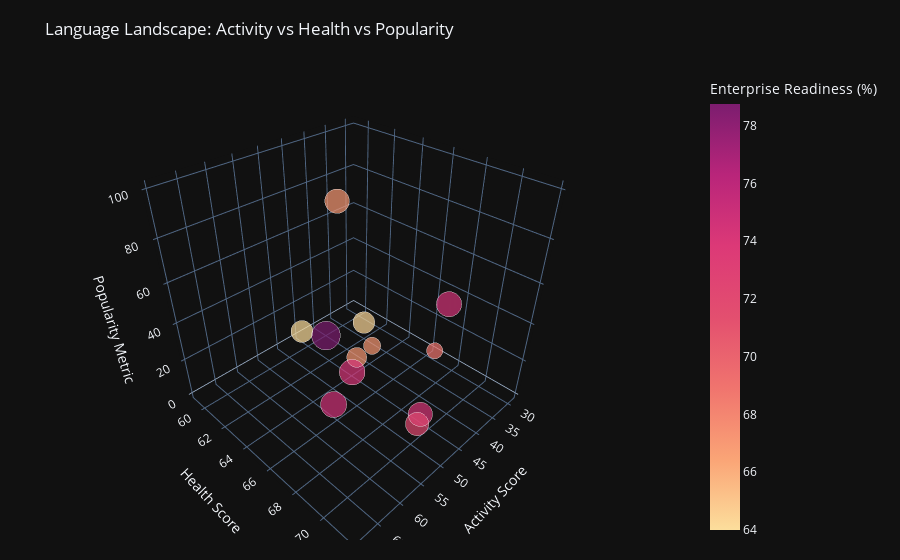

Here is the notebook cell this chart was saved with:
### Code cell
output_dir = Path("../public/visualizations")
output_dir.mkdir(parents=True, exist_ok=True)

scatter_fig = px.scatter_3d(
    language_summary,
    x="activity_score",
    y="health_score",
    z="popularity_index",
    color="enterprise_readiness_pct",
    color_continuous_scale="Sunsetdark",
    size="contributors_count",
    size_max=28,
    hover_name="language",
    hover_data={
        "overall_score":":.1f",
        "enterprise_readiness_pct":":.1f",
        "contributors_count":":.0f",
        "growth_segment": True,
        "growth_signal": True
    },
    labels={
        "activity_score": "Activity Score",
        "health_score": "Health Score",
        "popularity_index": "Popularity Metric",
        "enterprise_readiness_pct": "Enterprise Readiness (%)"
    },
    title="Language Landscape: Activity vs Health vs Popularity"
 )

scatter_fig.update_layout(
    legend_title_text="Enterprise Readiness (%)",
    margin=dict(l=20, r=20, t=70, b=20)
 )

scatter_path = output_dir / "enhanced_3d_language_analysis.html"
scatter_fig.write_html(scatter_path)
print(f"Saved 3D scatter to {scatter_path}")
scatter_fig.show()

### Figure 1 — Plotly figure (JSON) as saved in the notebook; plotly's stock layout.template omitted (floating-point values rounded to 4 significant figures)
{"data": [{"customdata": [[36.78, 67, 149.4, "High", 0], [44.12, 74.25, 222.2, "High", 1], [46.92, 74.25, 249.6, "High", 1], [41.45, 64.25, 178.6, "High", 0], [43.31, 74.5, 241.1, "Low", 0], [38.49, 67, 112.2, "Medium", 0], [38.2, 64, 182.6, "Low", 0], [43.49, 67, 227.6, "High", 0.9989], [42.4, 72, 206.5, "Low", 0], [49.4, 74.75, 258.4, "High", 1], [37.43, 68.75, 98.94, "Low", 0], [48.33, 78.75, 311.2, "High", 1]], "hovertemplate": "<b>%{hovertext}</b><br><br>Activity Score=%{x}<br>Health Score=%{y}<br>Popularity Metric=%{z}<br>contributors_count=%{customdata[2]:.0f}<br>overall_score=%{customdata[0]:.1f}<br>Enterprise Readiness (%)=%{marker.color:.1f}<br>growth_segment=%{customdata[3]}<br>growth_signal=%{customdata[4]}<extra></extra>", "hovertext": ["C#", "C++", "Go", "Java", "JavaScript", "Kotlin", "PHP", "Python", "Ruby", "Rust", "Swift", "TypeScript"], "legendgroup": "", "marker": {"color": [67, 74.25, 74.25, 64.25, 74.5, 67, 64, 67, 72, 74.75, 68.75, 78.75], "coloraxis": "coloraxis", "size": [149.4, 222.2, 249.6, 178.6, 241.1, 112.2, 182.6, 227.6, 206.5, 258.4, 98.94, 311.2], "sizemode": "area", "sizeref": 0.397, "symbol": "circle"}, "mode": "markers", "name": "", "scene": "scene", "showlegend": false, "type": "scatter3d", "x": [43.69, 56.15, 58.92, 46.53, 47.37, 36.64, 44.43, 53.52, 46.98, 61.62, 29.12, 69.44], "y": [64, 71.8, 68.4, 65.4, 70.8, 63.2, 59.2, 65.8, 69.6, 68, 66.4, 70.4], "z": [6.696, 36.65, 43.63, 37.16, 69.13, 0, 2.354, 100, 1.197, 29.68, 0.6997, 84.03]}], "layout": {"coloraxis": {"colorbar": {"title": {"text": "Enterprise Readiness (%)"}}, "colorscale": [[0, "rgb(252, 222, 156)"], [0.1667, "rgb(250, 164, 118)"], [0.3333, "rgb(240, 116, 110)"], [0.5, "rgb(227, 79, 111)"], [0.6667, "rgb(220, 57, 119)"], [0.8333, "rgb(185, 37, 122)"], [1, "rgb(124, 29, 111)"]]}, "legend": {"itemsizing": "constant", "title": {"text": "Enterprise Readiness (%)"}, "tracegroupgap": 0}, "margin": {"b": 20, "l": 20, "r": 20, "t": 70}, "scene": {"domain": {"x": [0, 1], "y": [0, 1]}, "xaxis": {"title": {"text": "Activity Score"}}, "yaxis": {"title": {"text": "Health Score"}}, "zaxis": {"title": {"text": "Popularity Metric"}}}, "title": {"text": "Language Landscape: Activity vs Health vs Popularity"}}}
